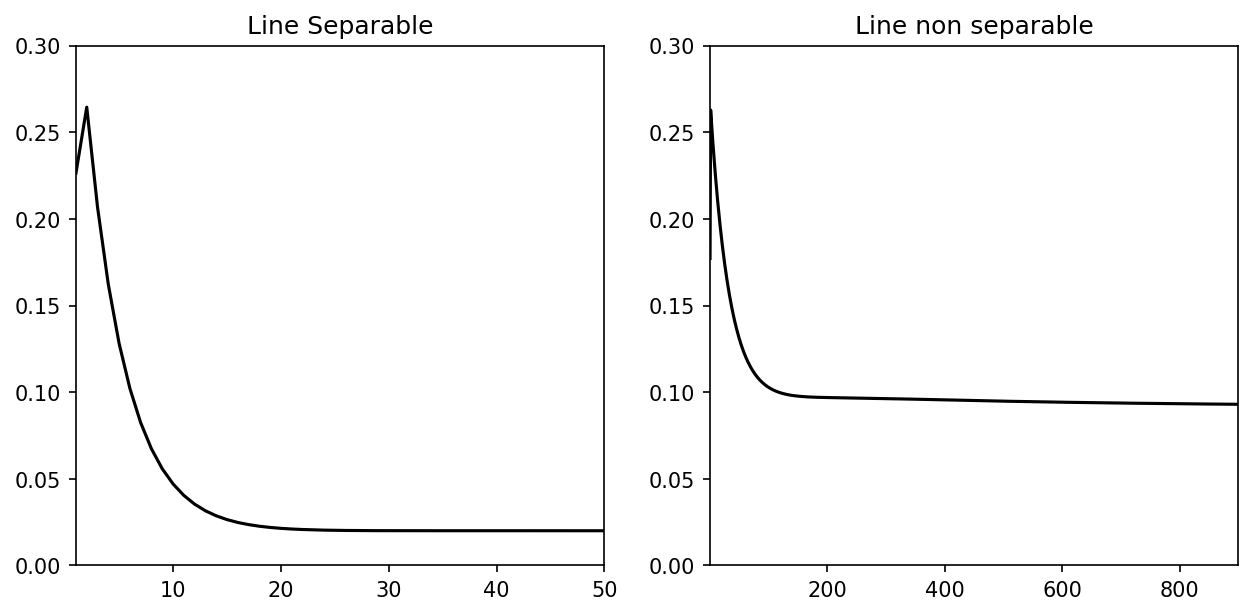

This figure's Python source:
"""Figure 13.26 - LMSE perceptron error plots for separable and inseparable Iris data."""

from __future__ import annotations

import os
import numpy as np
import matplotlib.pyplot as plt
from scipy.io import loadmat

from libDIP.lmsePerceptronTraining4e import lmsePerceptronTraining4e
from libDIP.perceptronClassifier4e import perceptronClassifier4e
from libDIPUM.data_path import dip_data

print("Running Figure1326 (LMSE perceptron errors on iris data)...")

MAT_PATH = dip_data('fisheriris.mat')


# Parameters
inputSep: dict[str, object] = {
    "W0": np.zeros((5, 1), dtype=float),
    "Nepochs": 900,
    "Alpha": 0.001,
}
inputNonSep: dict[str, object] = {
    "W0": np.zeros((5, 1), dtype=float),
    "Nepochs": 900,
    "Alpha": 0.001,
}

# Data
data = loadmat(MAT_PATH)
meas = np.asarray(data["meas"], dtype=np.float64)
meas = meas.T  # Patterns as columns: 4 x 150

# Separable: setosa vs versicolor (first 100 samples)
inputSep["X"] = meas[:, 0:100].copy()

# Nonseparable: versicolor vs virginica (samples 51:150)
inputNonSep["X"] = meas[:, 50:150].copy()

# Class vectors
R_sep = np.empty(100, dtype=float)
R_sep[0:50] = 1
R_sep[50:100] = -1
inputSep["R"] = R_sep

R_nonsep = np.empty(100, dtype=float)
R_nonsep[0:50] = 1
R_nonsep[50:100] = -1
inputNonSep["R"] = R_nonsep

# Augment vectors by 1
X_sep = np.asarray(inputSep["X"], dtype=float)
X_nonsep = np.asarray(inputNonSep["X"], dtype=float)
X_sep_aug = np.vstack((X_sep, np.ones((1, X_sep.shape[1]), dtype=float)))
X_nonsep_aug = np.vstack((X_nonsep, np.ones((1, X_nonsep.shape[1]), dtype=float)))
inputSep["X"] = X_sep_aug
inputNonSep["X"] = X_nonsep_aug

# Training
outputSep = lmsePerceptronTraining4e(inputSep)
outputNonSep = lmsePerceptronTraining4e(inputNonSep)

# Training-set recognition
routSep, numErrorsSep, recogRateSep = perceptronClassifier4e(
    np.asarray(inputSep["X"]), outputSep["W"], np.asarray(inputSep["R"])
)
routNonSep, numErrorsNonSep, recogRateNonSep = perceptronClassifier4e(
    np.asarray(inputNonSep["X"]), outputNonSep["W"], np.asarray(inputNonSep["R"])
)

print(f"Separable set (setosa vs versicolor): errors = {int(numErrorsSep)}, recognition = {recogRateSep:.2f}%")
print(f"Nonseparable set (versicolor vs virginica): errors = {int(numErrorsNonSep)}, recognition = {recogRateNonSep:.2f}%")

# Display
fig = plt.figure(1, figsize=(10, 4.5))

ax1 = fig.add_subplot(1, 2, 1)
err_sep = np.asarray(outputSep["Error"]).reshape(-1)
ax1.plot(np.arange(1, err_sep.size + 1), err_sep, "k-")
ax1.set_title("Line Separable")
ax1.set_xlim([1, 50])
ax1.set_ylim([0, 0.3])

ax2 = fig.add_subplot(1, 2, 2)
err_nonsep = np.asarray(outputNonSep["Error"]).reshape(-1)
ax2.plot(np.arange(1, err_nonsep.size + 1), err_nonsep, "k-")
ax2.set_title("Line non separable")
ax2.set_xlim([1, 900])
ax2.set_ylim([0, 0.3])

out_path = os.path.join(os.path.dirname(__file__), "Figure1326.png")
fig.savefig(out_path, dpi=150, bbox_inches="tight")
print(f"Saved {out_path}")

plt.show()
